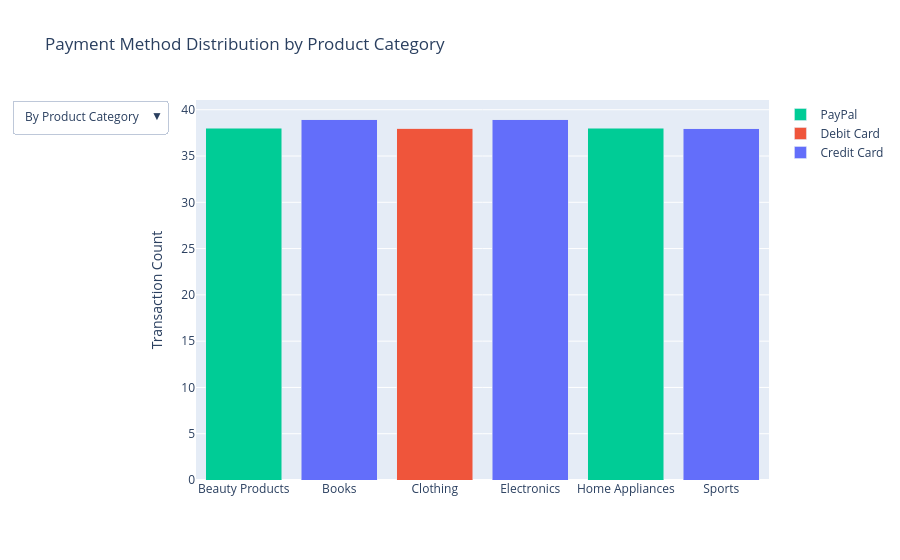

Notebook source saved alongside this figure:
### Code cell
# Question 4: Does the choice of payment method vary across product categories or regions?

# Prepare data
cat_data = df.groupby(['Product Category', 'Payment Method']).size().unstack(fill_value=0)
reg_data = df.groupby(['Region', 'Payment Method']).size().unstack(fill_value=0)

fig = go.Figure()

# Add category traces (initially visible)
for method in cat_data.columns:
    fig.add_trace(go.Bar(
        x=cat_data.index,
        y=cat_data[method],
        name=method,
        visible=True
    ))

# Add region traces (initially hidden)
for method in reg_data.columns:
    fig.add_trace(go.Bar(
        x=reg_data.index,
        y=reg_data[method],
        name=method,
        visible=False
    ))

num_methods = len(cat_data.columns)

fig.update_layout(
    barmode='stack',
    title='Payment Method Distribution by Product Category',
    yaxis_title='Transaction Count',
    updatemenus=[
        dict(
            buttons=[ # buttons for dropdown
                dict(
                    label="By Product Category",
                    method="update",
                    args=[
                        {"visible": [True]*num_methods + [False]*num_methods},
                        {"title": "Payment Method Distribution by Product Category",
                         "xaxis": {"title": "Product Category"}}
                    ]
                ),
                dict(
                    label="By Region",
                    method="update",
                    args=[
                        {"visible": [False]*num_methods + [True]*num_methods},
                        {"title": "Payment Method Distribution by Region",
                         "xaxis": {"title": "Region"}}
                    ]
                )
            ]
        )
    ]
)

fig.show()

### Figure 1 — Plotly figure (JSON) as saved in the notebook; plotly's stock layout.template omitted (floating-point values rounded to 4 significant figures)
{"data": [{"name": "Credit Card", "type": "bar", "visible": true, "x": ["Beauty Products", "Books", "Clothing", "Electronics", "Home Appliances", "Sports"], "y": [0, 39, 0, 39, 0, 38]}, {"name": "Debit Card", "type": "bar", "visible": true, "x": ["Beauty Products", "Books", "Clothing", "Electronics", "Home Appliances", "Sports"], "y": [0, 0, 38, 0, 0, 0]}, {"name": "PayPal", "type": "bar", "visible": true, "x": ["Beauty Products", "Books", "Clothing", "Electronics", "Home Appliances", "Sports"], "y": [38, 0, 0, 0, 38, 0]}, {"name": "Credit Card", "type": "bar", "visible": false, "x": ["Asia", "Europe", "North America"], "y": [38, 0, 78]}, {"name": "Debit Card", "type": "bar", "visible": false, "x": ["Asia", "Europe", "North America"], "y": [38, 0, 0]}, {"name": "PayPal", "type": "bar", "visible": false, "x": ["Asia", "Europe", "North America"], "y": [0, 76, 0]}], "layout": {"barmode": "stack", "title": {"text": "Payment Method Distribution by Product Category"}, "updatemenus": [{"buttons": [{"args": [{"visible": [true, true, true, false, false, false]}, {"title": "Payment Method Distribution by Product Category", "xaxis": {"title": "Product Category"}}], "label": "By Product Category", "method": "update"}, {"args": [{"visible": [false, false, false, true, true, true]}, {"title": "Payment Method Distribution by Region", "xaxis": {"title": "Region"}}], "label": "By Region", "method": "update"}]}], "yaxis": {"title": {"text": "Transaction Count"}}}}
